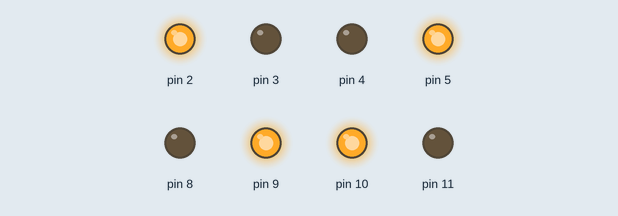
Simulated run of this sketch. Board: Arduino Uno, built with avr-gcc and run on an emulated ATmega328P. On the bench: output pins drawn as LEDs (lit = HIGH).

Above: at 0.7 s.
At 3.0 s:
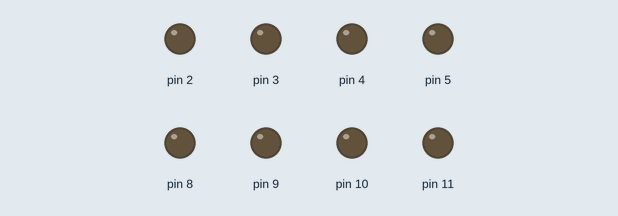
At 5.2 s:
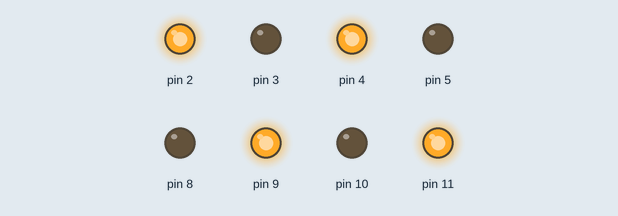
At 6.7 s:
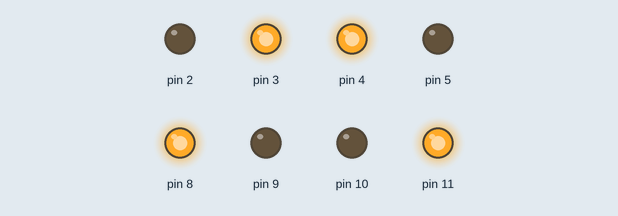
At 8.2 s:
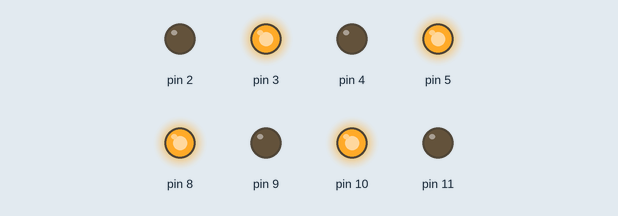
Timing chart, 0 to 11.7 s (numbered marks = the images above):
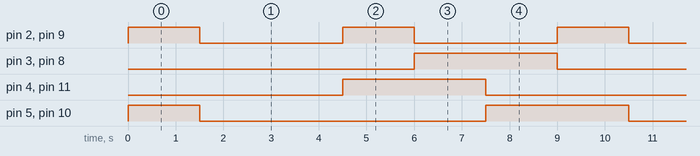

Measured:
- by itself, pin 2, pin 9: alternates HIGH for 1.5 s and LOW for 3.0 s
- by itself, pin 3, pin 4, pin 8, pin 11: alternates HIGH for 3.0 s and LOW for 6.0 s
- by itself, pin 5, pin 10: repeats every 9.0 s: LOW 6.0 s, HIGH 3.0 s

The sketch:

Test_Motor.ino
```cpp
//const int EnA = 11;
void setup() {

  pinMode(2, OUTPUT);
  pinMode(3, OUTPUT);
  pinMode(4, OUTPUT);
  pinMode(5, OUTPUT);
  //pinMode(6,OUTPUT);
  pinMode(8, OUTPUT);
  pinMode(9, OUTPUT);
  pinMode(10, OUTPUT);
  pinMode(11, OUTPUT);
  //pinMode(12,OUTPUT);
  //pinMode(13,OUTPUT);
}

void loop() {
  Maju();
  delay(1500);
  Stop();
  delay(3000);
  Kanan();
  delay(1500);
  Mundur();
  delay(1500);
  Kiri();
  delay(1500);

}


void Maju() {
  digitalWrite(2, HIGH);
  digitalWrite(3, LOW);

  digitalWrite(4, LOW);
  digitalWrite(5, HIGH);

  digitalWrite(8, LOW);
  digitalWrite(9, HIGH);

  digitalWrite(10, HIGH);
  digitalWrite(11, LOW);

}


void Mundur() {
  digitalWrite(2, LOW);
  digitalWrite(3, HIGH);

  digitalWrite(4, HIGH);
  digitalWrite(5, LOW);

  digitalWrite(8, HIGH);
  digitalWrite(9, LOW);

  digitalWrite(10, LOW);
  digitalWrite(11, HIGH);

}


void Kanan() {
  digitalWrite(2, HIGH);
  digitalWrite(3, LOW);

  digitalWrite(4, HIGH);
  digitalWrite(5, LOW);

  digitalWrite(8, LOW);
  digitalWrite(9, HIGH);

  digitalWrite(10, LOW);
  digitalWrite(11, HIGH);

}


void Kiri() {
  digitalWrite(2, LOW);
  digitalWrite(3, HIGH);

  digitalWrite(4, LOW);
  digitalWrite(5, HIGH);

  digitalWrite(8, HIGH);
  digitalWrite(9, LOW);

  digitalWrite(10, HIGH);
  digitalWrite(11, LOW);

}

void Stop() {
  digitalWrite(2, LOW);
  digitalWrite(3, LOW);

  digitalWrite(4, LOW);
  digitalWrite(5, LOW);

  digitalWrite(8, LOW);
  digitalWrite(9, LOW);

  digitalWrite(10, LOW);
  digitalWrite(11, LOW);
}
```
